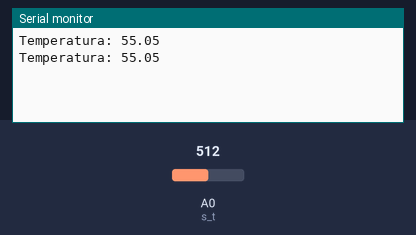
Recording of a sketch running on a simulated Arduino Uno, built with avr-gcc and run on an emulated ATmega328P. Parts: the last lines printed to the serial monitor. The test bench sets the inputs (shaded band); at power-on: A0 (s_t) = 512.

Above: at 1.8 s.
1.9 s: A0 (s_t) set to 716
At 2.4 s:
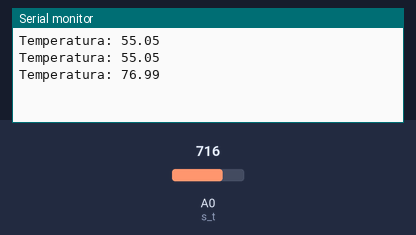
3.4 s: A0 (s_t) set to 900
At 4.8 s:
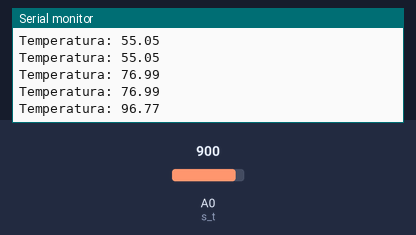
Timing chart, 0 to 6.4 s (numbered marks = the images above; inputs shaded):
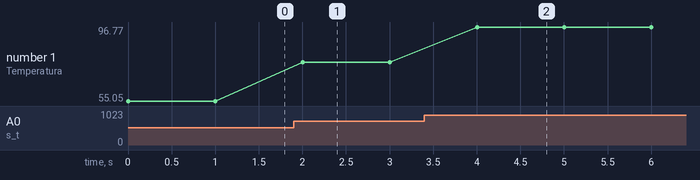

The sketch:

Aula_3_Temperatura.ino
```cpp
const int s_t = A0;//sensor de temperatura
int l_s;//leitura do sensor
float t;//temperatura

void setup() {
  // put your setup code here, to run once:

  analogReference(INTERNAL); //capita a referencia da porta analogica
  Serial.begin(9600);

}

void loop() {
  // put your main code here, to run repeatedly:
  l_s = analogRead(s_t);
  t = l_s * 0.1075268817204301;
  Serial.print("Temperatura: ");
  Serial.println(t);
  delay(1000);
}
```

Measured:
- after the input at 1.9 s, the serial monitor: prints a new line after 0.10 s (image 1)
- after the input at 3.4 s, the serial monitor: prints a new line after 0.60 s (image 2)
- plotted number 1: 55.05 → 76.99 after the input at 1.9 s, 76.99 → 96.77 after the input at 3.4 s
